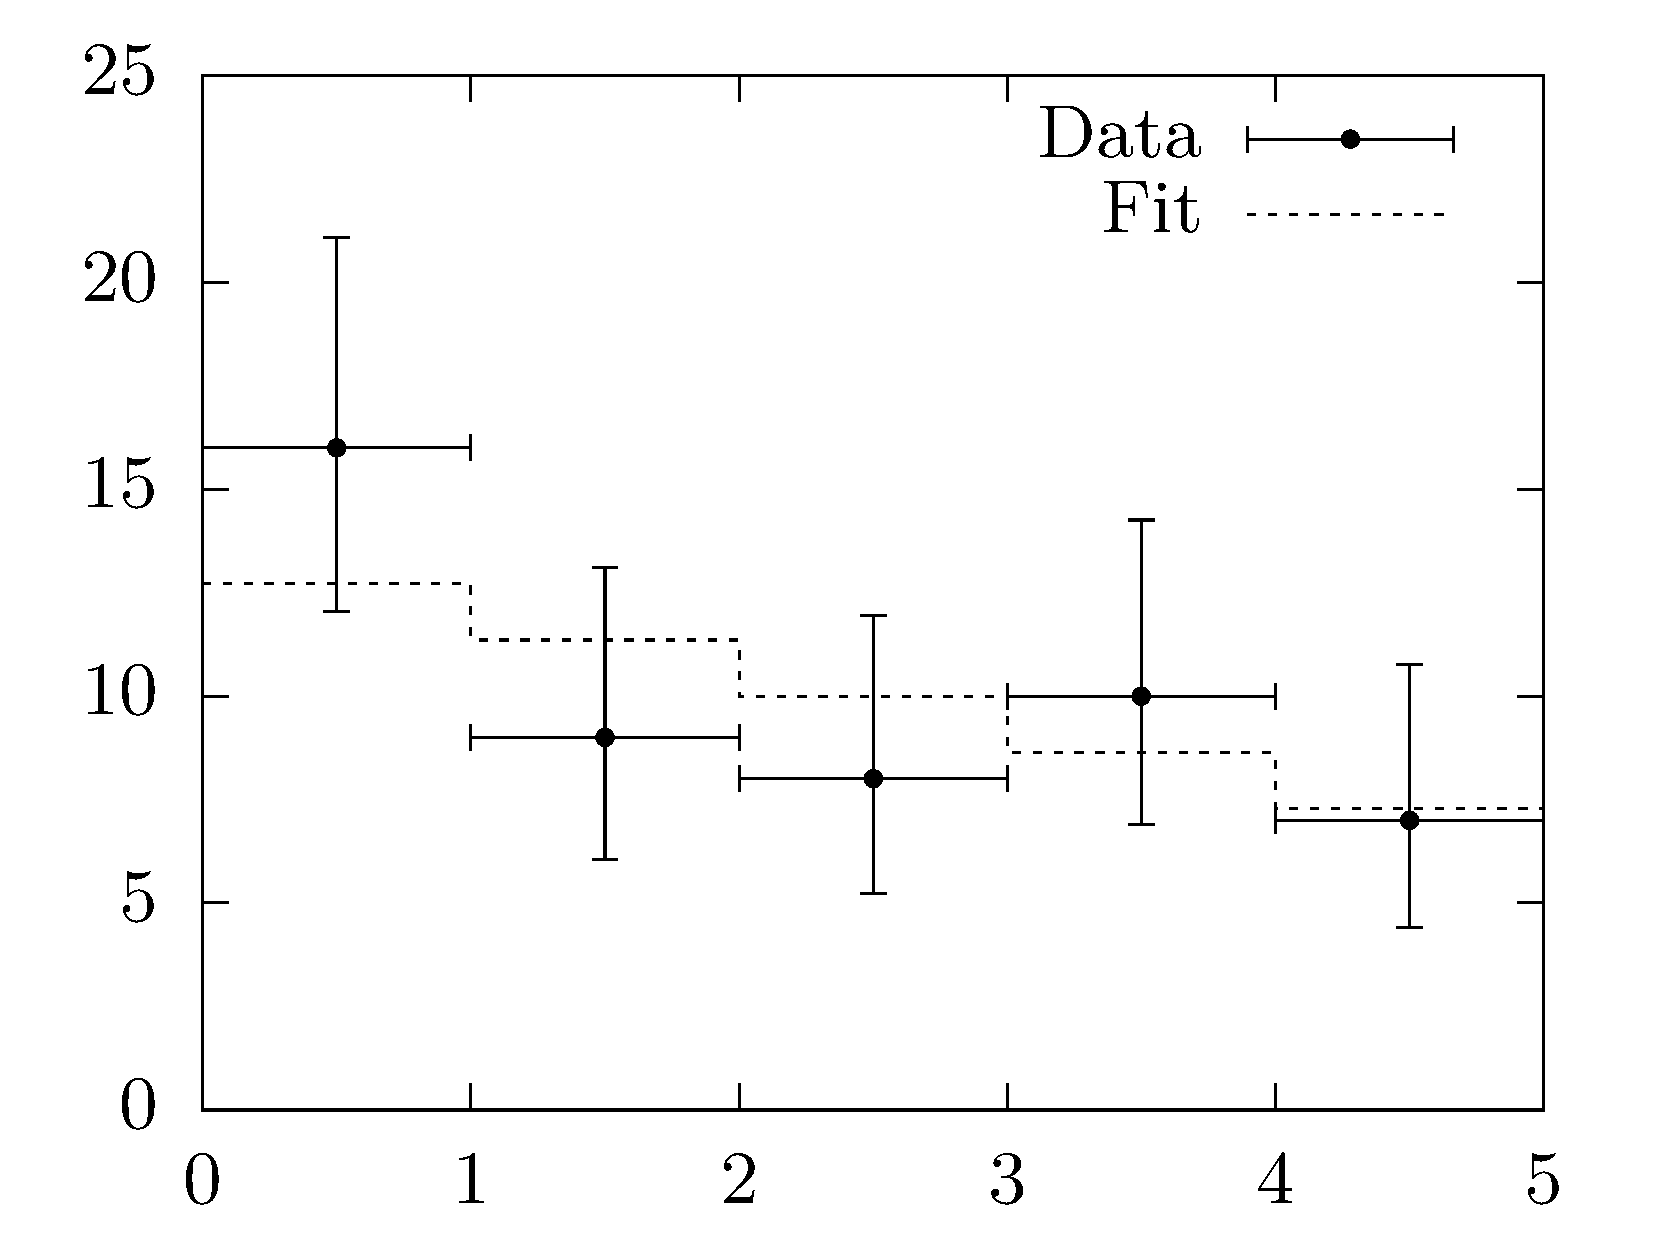

This figure's gnuplot source:
set terminal epslatex size 2.8, 2.1 monochrome standalone "" 9 header '\newcommand{\mevcc}{\ensuremath{\mathrm{Me\kern -0.1em V\!/}c^2}} \newcommand{\mevc}{\ensuremath{\mathrm{Me\kern -0.1em V\!/}c}} \newcommand{\gevcc}{\ensuremath{\mathrm{Ge\kern -0.1em V\!/}c^2}} \newcommand{\gevc}{\ensuremath{\mathrm{Ge\kern -0.1em V\!/}c}} \newcommand{\MagUp}{\ensuremath{\mathrm{\textit{Mag\kern -0.05em Up}}}} \newcommand{\MagDown}{\ensuremath{\mathrm{\textit{MagDown}}}} \newcommand{\Lb}{\ensuremath{\Lambda_b^0}} \newcommand{\Lz}{\ensuremath{\Lambda}} \newcommand{\Dz}{\ensuremath{D^0}} \newcommand{\Ks}{\ensuremath{K_s}} \newcommand{\jpsi}{\ensuremath{J\mskip -3mu/\mskip -2mu\psi\mskip 2mu}}'
set output 'data.tex'
load '/home/jovyan/scripts/parula.pal'
set datafile separator ','

set macros
set loadpath '/home/jovyan/scripts'

load 'csvdata.cfg'
datafile = 'data.csv'
fitfile = 'f.csv'

set yrange [0:]

plot datafile u 2:5:1:3:4:6 with xyerrorbars lc black pt 7 ps 0.7 t 'Data',\
     fitfile with steps t 'Fit'